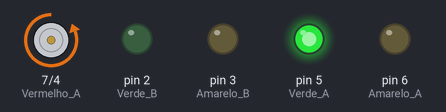
Bench run of a sketch on a simulated Arduino Uno, built with avr-gcc and run on an emulated ATmega328P. Parts: motor-driver pin pairs drawn as motors (green arrow = first pin HIGH = forward, orange = second pin HIGH = backward, longer = more drive), output pins drawn as LEDs (lit = HIGH).

Above: at 2.0 s.
At 4.7 s:
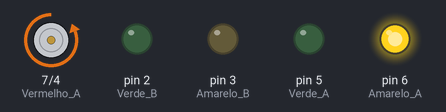
At 7.5 s:
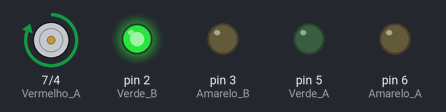
At 10.2 s:
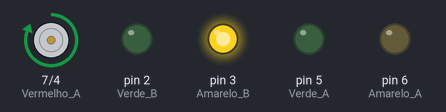
Timing chart, 0 to 14.3 s (numbered marks = the images above):
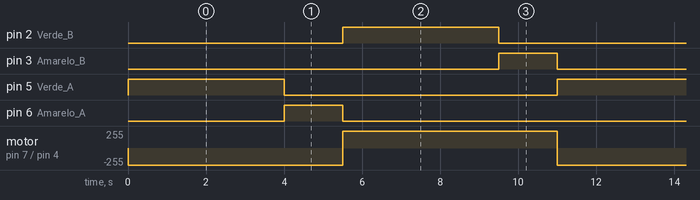

The sketch:

02-Sem_foro-Simples.ino
```cpp
/**
  Semáforo Simples
  @author Anderson Wilmer
  Data: 09 e 10 de setembro de 2025
*/

//Variável para ajustar o tempo
//entre vermelho e verde
int tempo1 = 4000;


//Variável para ajustar o tempo amarelo
//entre as outras cores
int tempo2 = 1500;


void setup() {
  // put your setup code here, to run once:
  pinMode(2, OUTPUT); //Verde B
  pinMode(3, OUTPUT); //Amarelo B
  pinMode(4, OUTPUT); //Vermelho B
  pinMode(5, OUTPUT); //Verde A
  pinMode(6, OUTPUT); //Amarelo A
  pinMode(7, OUTPUT); //Vermelho A

}

void loop() {
  // put your main code here, to run repeatedly:

  //Passo 1
  digitalWrite(5, HIGH); //Verde A aceso
  digitalWrite(6, LOW); //Amarelo A apagado
  digitalWrite(7, LOW); //Vermelho A apagado

  digitalWrite(2, LOW); //Verde B apagado
  digitalWrite(3, LOW); //Amarelo B apagado
  digitalWrite(4, HIGH); //Vermelho B aceso

  delay(tempo1);

  //Passo 2
  digitalWrite(5, LOW); //Verde A apagado
  digitalWrite(6, HIGH); //Amarelo A ligado

  delay(tempo2);

  //Passo 3
  digitalWrite(5, LOW); //Verde A apagado
  digitalWrite(6, LOW); //Amarelo A apagado
  digitalWrite(7, HIGH); //Vermelho A aceso

  digitalWrite(2, HIGH); //Verde B aceso
  digitalWrite(3, LOW); //Amarelo B apagado
  digitalWrite(4, LOW); //Vermelho B apagado

  delay(tempo1);

  //Passo 4
  digitalWrite(2, LOW); //Verde B apagado
  digitalWrite(3, HIGH); //Amarelo B ligado

  delay(tempo2);

}
```

Measured:
- by itself, pin 2 (Verde_B), pin 5 (Verde_A): alternates HIGH for 4.0 s and LOW for 7.0 s
- by itself, pin 3 (Amarelo_B), pin 6 (Amarelo_A): alternates HIGH for 1.5 s and LOW for 9.5 s
- by itself, motor on pin 7 (Vermelho_A) / pin 4 (Vermelho_B): alternates forward 255/255 for 5.5 s and backward 255/255 for 5.5 s
